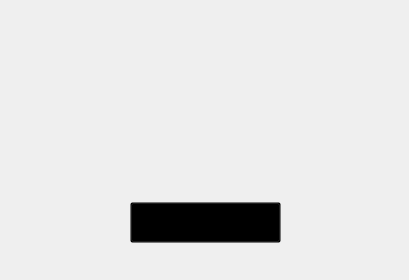
<?xml version="1.0" encoding="UTF-8"?>
<ui version="4.0">
 <class>MainWindow</class>
 <widget class="QMainWindow" name="MainWindow">
  <property name="geometry">
   <rect>
    <x>0</x>
    <y>0</y>
    <width>409</width>
    <height>280</height>
   </rect>
  </property>
  <property name="windowTitle">
   <string>Aviso</string>
  </property>
  <widget class="QWidget" name="centralwidget">
   <widget class="QLabel" name="label">
    <property name="geometry">
     <rect>
      <x>0</x>
      <y>-150</y>
      <width>411</width>
      <height>581</height>
     </rect>
    </property>
    <property name="text">
     <string/>
    </property>
    <property name="pixmap">
     <pixmap>../imagens/tela_atualizacao.png</pixmap>
    </property>
    <property name="scaledContents">
     <bool>true</bool>
    </property>
   </widget>
   <widget class="QPushButton" name="Button_ok">
    <property name="geometry">
     <rect>
      <x>130</x>
      <y>202</y>
      <width>151</width>
      <height>41</height>
     </rect>
    </property>
    <property name="cursor">
     <cursorShape>PointingHandCursor</cursorShape>
    </property>
    <property name="styleSheet">
     <string notr="true">background-color: rgba(0, 0, 0, 0);</string>
    </property>
    <property name="text">
     <string/>
    </property>
   </widget>
  </widget>
 </widget>
 <resources/>
 <connections/>
</ui>
